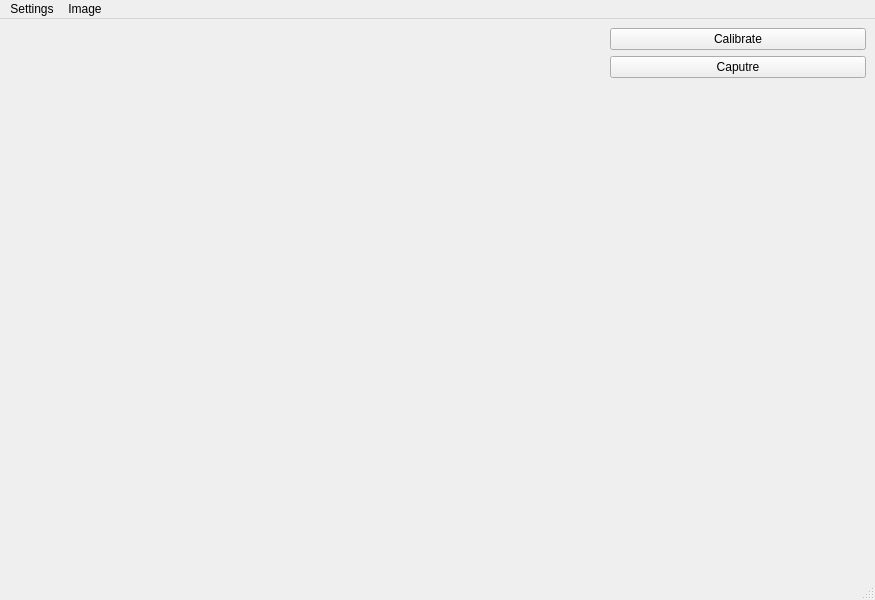
<?xml version="1.0" encoding="UTF-8"?>
<ui version="4.0">
 <class>MainWindow</class>
 <widget class="QMainWindow" name="MainWindow">
  <property name="geometry">
   <rect>
    <x>0</x>
    <y>0</y>
    <width>875</width>
    <height>600</height>
   </rect>
  </property>
  <property name="windowTitle">
   <string>Optris Intrinsic Calibration Tool</string>
  </property>
  <widget class="QWidget" name="centralwidget">
   <layout class="QHBoxLayout" name="horizontalLayout">
    <item>
     <layout class="QVBoxLayout" name="verticalLayout_2">
      <item>
       <widget class="OpenCvWidget" name="_thermoView" native="true"/>
      </item>
      <item>
       <widget class="OpenCvWidget" name="_thresholdView" native="true"/>
      </item>
     </layout>
    </item>
    <item>
     <layout class="QVBoxLayout" name="verticalLayout">
      <property name="sizeConstraint">
       <enum>QLayout::SetMaximumSize</enum>
      </property>
      <item>
       <widget class="QPushButton" name="_buttonCalibrate">
        <property name="sizePolicy">
         <sizepolicy hsizetype="Preferred" vsizetype="Fixed">
          <horstretch>0</horstretch>
          <verstretch>0</verstretch>
         </sizepolicy>
        </property>
        <property name="text">
         <string>Calibrate</string>
        </property>
       </widget>
      </item>
      <item>
       <widget class="QPushButton" name="_buttonCapture">
        <property name="sizePolicy">
         <sizepolicy hsizetype="Preferred" vsizetype="Fixed">
          <horstretch>0</horstretch>
          <verstretch>0</verstretch>
         </sizepolicy>
        </property>
        <property name="text">
         <string>Caputre</string>
        </property>
        <property name="checkable">
         <bool>true</bool>
        </property>
        <property name="checked">
         <bool>false</bool>
        </property>
       </widget>
      </item>
      <item>
       <spacer name="verticalSpacer">
        <property name="orientation">
         <enum>Qt::Vertical</enum>
        </property>
        <property name="sizeHint" stdset="0">
         <size>
          <width>20</width>
          <height>40</height>
         </size>
        </property>
       </spacer>
      </item>
      <item>
       <widget class="QLabel" name="_labelResult">
        <property name="sizePolicy">
         <sizepolicy hsizetype="Maximum" vsizetype="Preferred">
          <horstretch>0</horstretch>
          <verstretch>0</verstretch>
         </sizepolicy>
        </property>
        <property name="minimumSize">
         <size>
          <width>256</width>
          <height>0</height>
         </size>
        </property>
        <property name="font">
         <font>
          <family>Courier 10 Pitch</family>
         </font>
        </property>
        <property name="text">
         <string notr="true"/>
        </property>
        <property name="textFormat">
         <enum>Qt::PlainText</enum>
        </property>
       </widget>
      </item>
     </layout>
    </item>
   </layout>
  </widget>
  <widget class="QMenuBar" name="menubar">
   <property name="geometry">
    <rect>
     <x>0</x>
     <y>0</y>
     <width>875</width>
     <height>25</height>
    </rect>
   </property>
   <widget class="QMenu" name="menuSettings">
    <property name="title">
     <string>Settings</string>
    </property>
    <addaction name="actionOptions"/>
    <addaction name="actionSensor"/>
   </widget>
   <widget class="QMenu" name="menuImage">
    <property name="title">
     <string>Image</string>
    </property>
    <addaction name="actionUndistor"/>
   </widget>
   <addaction name="menuSettings"/>
   <addaction name="menuImage"/>
  </widget>
  <widget class="QStatusBar" name="statusbar"/>
  <action name="actionOptions">
   <property name="text">
    <string>CalibrationPattern</string>
   </property>
  </action>
  <action name="actionSensor">
   <property name="text">
    <string>Sensor</string>
   </property>
  </action>
  <action name="actionUndistor">
   <property name="text">
    <string>Undistor</string>
   </property>
  </action>
 </widget>
 <customwidgets>
  <customwidget>
   <class>OpenCvWidget</class>
   <extends>QWidget</extends>
   <header>OpenCvWidget.h</header>
   <container>1</container>
  </customwidget>
 </customwidgets>
 <resources/>
 <connections/>
</ui>
